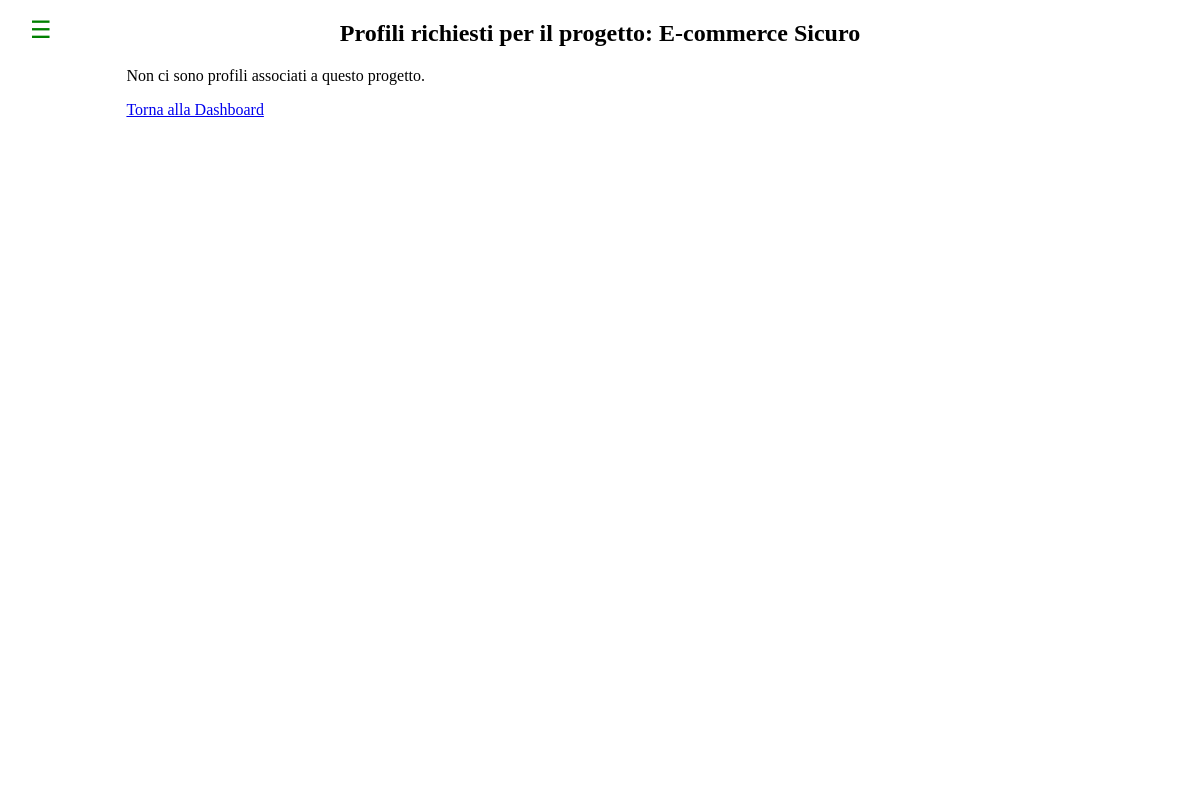
Page /php/candidatura/visualizza_Profili.php?nome_progetto=E-commerce+Sicuro (signed in) on the earlier database version.
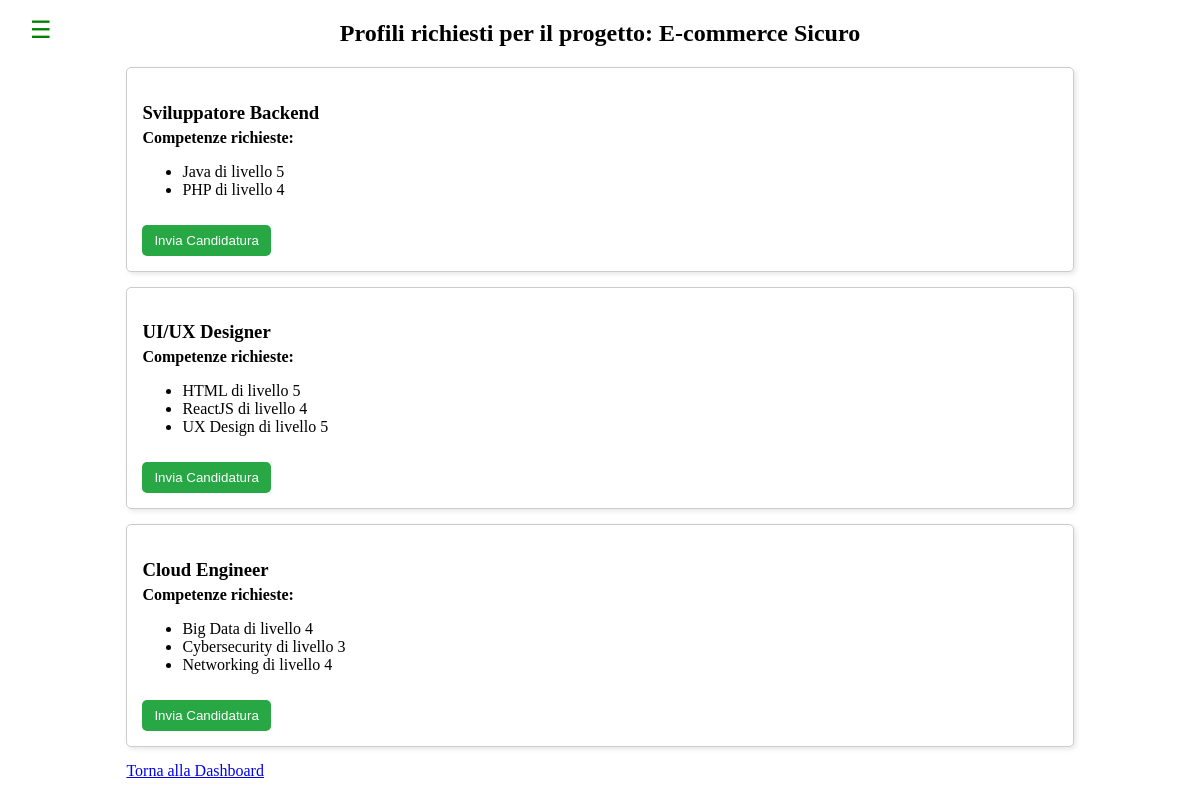
Same page on the later database version.
### tables this page shows
CREATE TABLE Profilo (
    id INT AUTO_INCREMENT PRIMARY KEY,
    nome VARCHAR(50) NOT NULL
);

### php/candidatura/visualizza_Profili.php (the view, shortened to what this page needs)
<?php
require '../config.php';
$nome_progetto = $_GET['nome_progetto'];
$profili = [];
try {
    $conn = new mysqli($host, $username, $password, $dbname);
    $stmt = $conn->prepare("
        SELECT
            P.id AS id_profilo,
            P.nome AS nome_profilo,
            GROUP_CONCAT(CONCAT(PK.nome_competenza, ' di livello ', PK.livello)
                         ORDER BY PK.nome_competenza ASC
                         SEPARATOR '; ') AS competenze
        FROM Profilo P
        JOIN Profilo_Software PS ON P.id = PS.id_profilo
        LEFT JOIN ProfiloSkill PK ON P.id = PK.id_profilo
        WHERE PS.nome_Software = ?
        GROUP BY P.id, P.nome
    ");
    $stmt->bind_param("s", $nome_progetto);
    $stmt->execute();
    $result = $stmt->get_result();
    while ($row = $result->fetch_assoc()) {
        $profili[] = $row;
    }
} catch (mysqli_sql_exception $e) {
    die("<p class='error'>Errore nel recupero dei profili: " . htmlspecialchars($e->getMessage()) . "</p>");
}
?>
<!DOCTYPE html>
<html lang="it">
<head>
</head>
<body>
    <div class="container">
    <?php include_once realpath(__DIR__ . '/../includes/sidebar.php'); ?>
        <h2>Profili richiesti per il progetto: <?php echo htmlspecialchars($nome_progetto); ?></h2>
        <?php if (empty($profili)): ?>
            <p>Non ci sono profili associati a questo progetto.</p>
        <?php else: ?>
            <?php foreach ($profili as $profilo): ?>
                <div class="profile-card">
                    <h3><?php echo htmlspecialchars($profilo['nome_profilo']); ?></h3>
                    <p><strong>Competenze richieste:</strong></p>
                    <ul>
                    <?php
                        $competenze_raw = $profilo['competenze'] ?? '';
                        $competenze_array = array_filter(explode("; ", $competenze_raw));
                        if (empty($competenze_array)) {
                            echo "<li>Nessuna competenza richiesta.</li>";
                        } else {
                            foreach ($competenze_array as $competenza): ?>
                                <li><?php echo htmlspecialchars($competenza); ?></li>
                            <?php endforeach;
                        }
                    ?>
                    </ul>
                    <form action="invia_candidatura.php" method="POST">
                        <button type="submit">Invia Candidatura</button>
                    </form>
                </div>
            <?php endforeach; ?>
        <?php endif; ?>
        <a href="../dashboard/dashboard.php">Torna alla Dashboard</a>
    </div>
</body>
</html>

Differences in the rows shown:
added profilo: nome "Sviluppatore Backend", competenza "Java di livello 5", competenza "PHP di livello 4"
added profilo: nome "UI/UX Designer", competenza "HTML di livello 5", competenza "ReactJS di livello 4", competenza "UX Design di livello 5"
added profilo: nome "Cloud Engineer", competenza "Big Data di livello 4", competenza "Cybersecurity di livello 3", competenza "Networking di livello 4"
Other differences:
text no longer shown: "Non ci sono profili associati a questo progetto."
